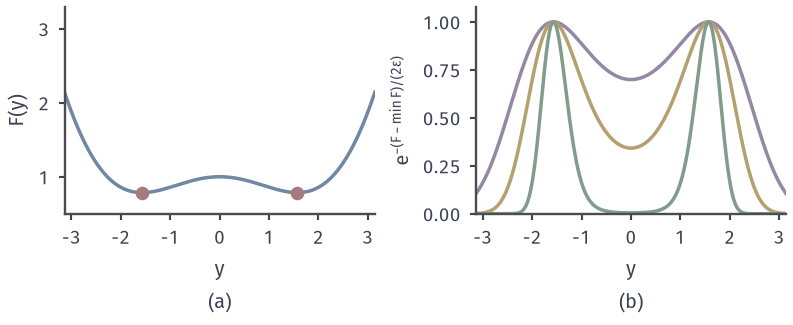

Write Python code to recreate this figure.
from pathlib import Path
import sys
ROOT = next(p for p in Path(__file__).resolve().parents if (p/"build.sh").is_file() and (p/"tex/book.tex").is_file())
sys.path.insert(0, str(ROOT/"figures/06-differential-equations/02-partial-differential-equations/matplotlib/hj-common"))
from hj_common import *
HERE = Path(__file__).resolve().parent
# Target: the Cole-Hopf integrand exp(-(F-Fmin)/(2 eps)) concentrates at the minimisers of F as eps falls (x=0,t=pi/2).
fig, axs = figure(width_mm=112, height_mm=46, ncols=2)
t=np.pi/2; Y=np.linspace(-np.pi,np.pi,1601); F=np.cos(Y)+Y**2/(2*t)
ax=axs[0]; style(ax); ax.plot(Y,F,color=BLUE,lw=1.4); ax.plot([-np.pi/2,np.pi/2],[np.pi/4]*2,'o',ms=4.4,color=RED,zorder=6); ax.set_xlim(-np.pi,np.pi); ax.set_ylim(.5,3.3); ax.set_xticks([-3,-2,-1,0,1,2,3]); ax.set_ylabel('$F(y)$'); sub(ax,'a','$y$')
ax=axs[1]; style(ax)
for e,c in ((.3,PURPLE),(.1,YELLOW),(.02,GREEN)): ax.plot(Y,np.exp(-(F-F.min())/(2*e)),color=c,lw=1.4)
ax.set_xlim(-np.pi,np.pi); ax.set_ylim(0,1.08); ax.set_xticks([-3,-2,-1,0,1,2,3]); ax.set_ylabel('$\\mathrm{e}^{-(F-\\min F)/(2\\varepsilon)}$'); sub(ax,'b','$y$')
save(fig,HERE,'figure',{'formula':'exp(-(F-min)/(2e)), e=.3,.1,.02'})
